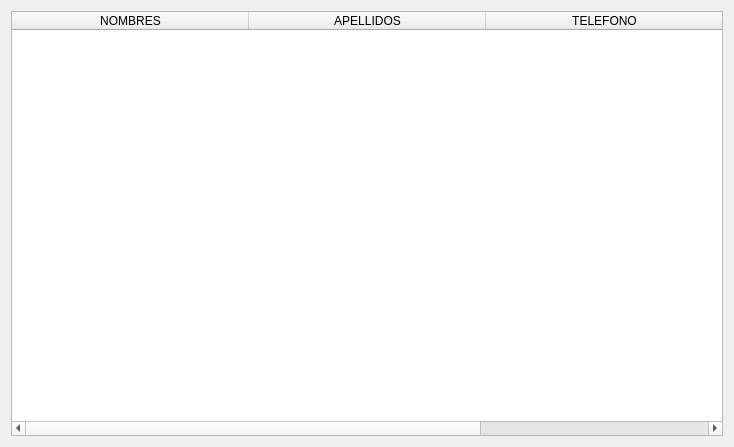
<?xml version="1.0" encoding="UTF-8"?>
<ui version="4.0">
 <class>Form</class>
 <widget class="QWidget" name="Form">
  <property name="geometry">
   <rect>
    <x>0</x>
    <y>0</y>
    <width>734</width>
    <height>447</height>
   </rect>
  </property>
  <property name="windowTitle">
   <string>Form</string>
  </property>
  <layout class="QGridLayout" name="gridLayout_2">
   <item row="0" column="0">
    <layout class="QGridLayout" name="gridLayout">
     <item row="0" column="0">
      <widget class="QTableWidget" name="Table">
       <property name="mouseTracking">
        <bool>true</bool>
       </property>
       <property name="autoFillBackground">
        <bool>true</bool>
       </property>
       <property name="lineWidth">
        <number>2</number>
       </property>
       <property name="alternatingRowColors">
        <bool>true</bool>
       </property>
       <property name="gridStyle">
        <enum>Qt::SolidLine</enum>
       </property>
       <property name="sortingEnabled">
        <bool>true</bool>
       </property>
       <property name="columnCount">
        <number>3</number>
       </property>
       <attribute name="horizontalHeaderDefaultSectionSize">
        <number>237</number>
       </attribute>
       <column>
        <property name="text">
         <string>NOMBRES</string>
        </property>
       </column>
       <column>
        <property name="text">
         <string>APELLIDOS</string>
        </property>
       </column>
       <column>
        <property name="text">
         <string>TELEFONO</string>
        </property>
       </column>
      </widget>
     </item>
    </layout>
   </item>
  </layout>
 </widget>
 <resources/>
 <connections/>
</ui>
